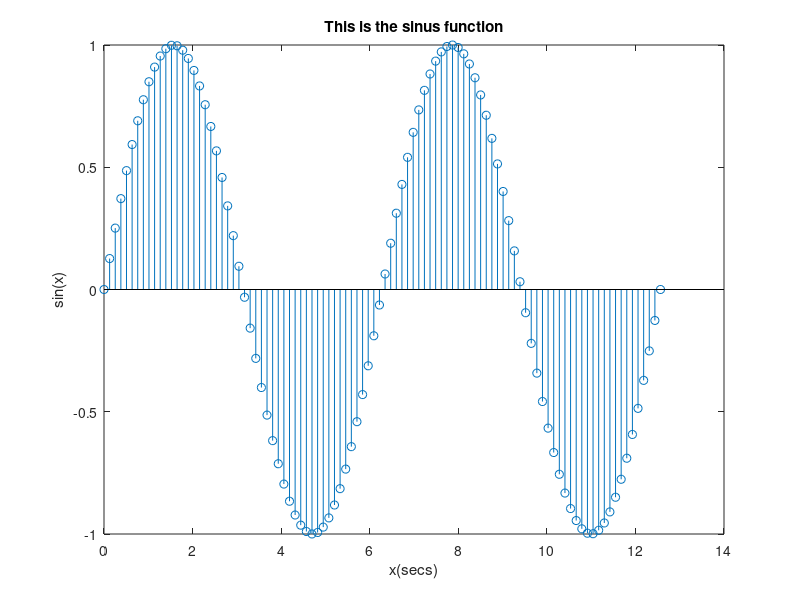

The MATLAB script that drew this image:
x = linspace(0, 4*pi, 100);
y = sin(x);
plot(y)
plot(x, y)

stem(y)
stem(x, y)

title('This is the sinus function');
xlabel('x(secs)');
ylabel('sin(x)');